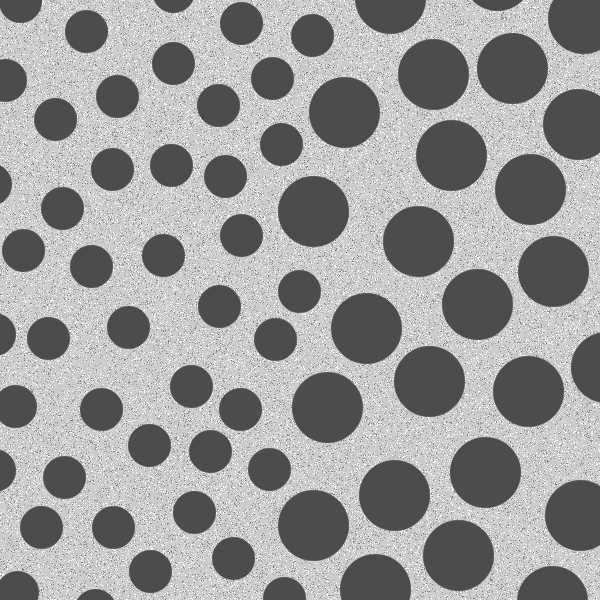
#> input picture CodigosPrepI/fig943.tif, 600 x 600 px, found by its file name
$ jupyter execute Questao_2.ipynb
#> lines starting #> are read from the running program, lines starting #| are printed output that depends on the picture; after the words box and inside, x2 and y2 are one past the last pixel; in counts of white or black regions, pixels touching at a corner belong together
[cell 1]
import cv2
import numpy as np
import matplotlib
import matplotlib.pyplot as plt

[cell 2]
from google.colab import files
fileUpload = files.upload()
#> the answer given: fig943.tif

[cell 3]
def erode(img, s):
  borda = (s.shape[0]-1)//2
  altura,largura = img.shape
  img_saida = np.zeros((altura,largura))
  max_bin = img.max()
  soma_s = np.sum(s)*max_bin

  for x in range(borda, altura-borda):
    for y in range(borda, largura-borda):
      if np.sum(img[x-borda:x+borda+1,y-borda:y+borda+1]*s)==soma_s:
        img_saida[x,y] = max_bin
  return img_saida

[cell 4]
square_circle = cv2.imread("Fig943.tif", 0)
#> square_circle is the input picture: shape (600, 600); min 76, max 255, mean 153.6
inverted_img = 255 - square_circle
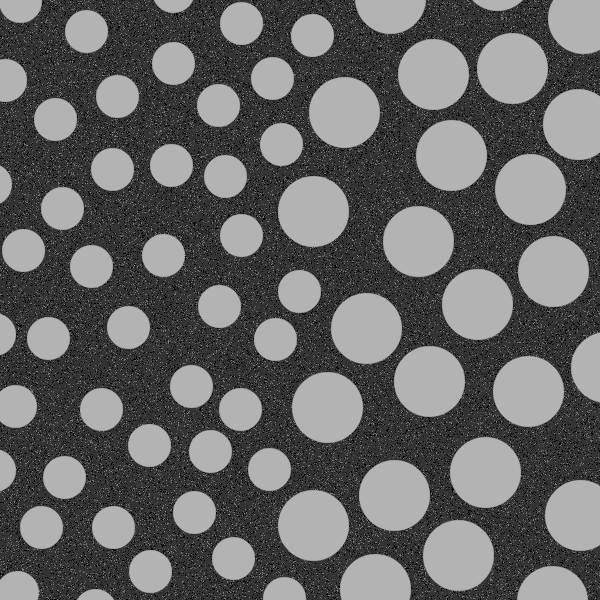
#> inverted_img: shape (600, 600); min 0, max 179, mean 101.4
ret, thresholded_square_circle = cv2.threshold(inverted_img, 175, 255, cv2.THRESH_BINARY)
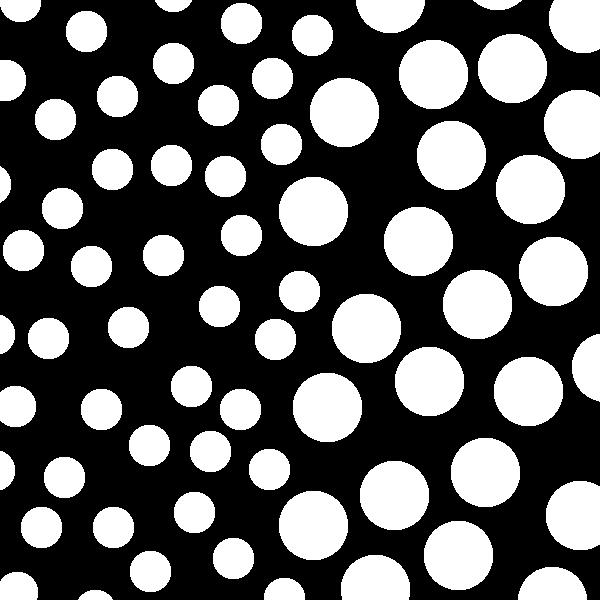
#> thresholded_square_circle: shape (600, 600); 37.1% white; 69 white regions, largest, box (x1, y1, x2, y2) and area: (417, 121, 486, 190) 3794, (293, 373, 362, 442) 3794, (360, 461, 429, 530) 3794
kernel = cv2.getStructuringElement(cv2.MORPH_OPEN,(43,43))
new = 255- erode(thresholded_square_circle, kernel)
#> in erode, `max_bin = img.max()`: max_bin = 255
#> in erode, `soma_s = np.sum(s)*max_bin`: soma_s = 362355
#> after the loop in erode, `for x in range(borda, altura-borda):`:
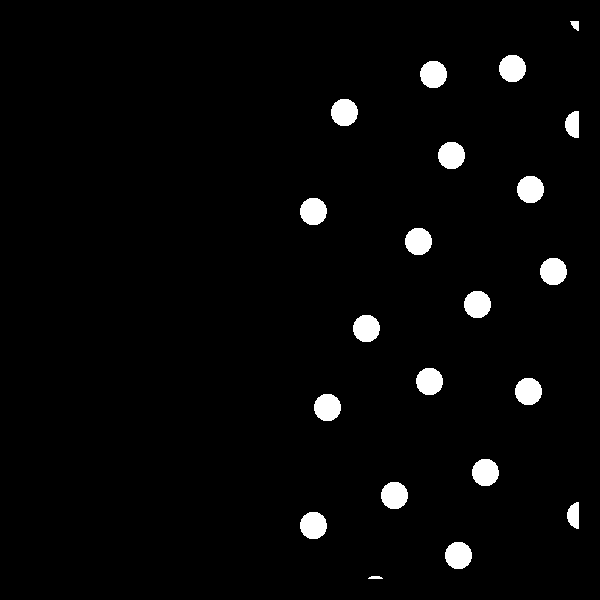
#> img_saida: shape (600, 600) float64; 2.9% white; 21 white regions, largest, box (x1, y1, x2, y2) and area: (438, 142, 465, 169) 582, (499, 55, 526, 82) 581, (517, 176, 544, 203) 581

[cell 5]
plt.figure(figsize=(50,50), constrained_layout=False)
plt.subplot(151), plt.imshow(square_circle, "gray"), plt.title("Original Image")
plt.subplot(152), plt.imshow(new, "gray"), plt.title("Erode image")
plt.show()
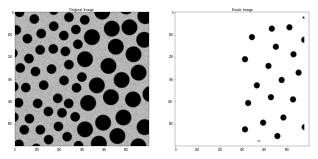
#> figure drawn by matplotlib, 2 panels
